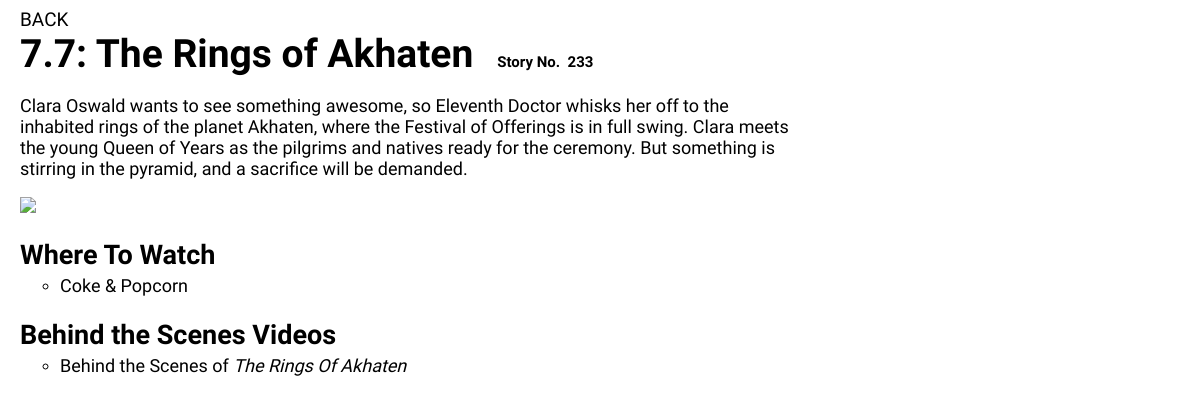
The page /episodes.php?episodeID=49 on the database as committed earlier.
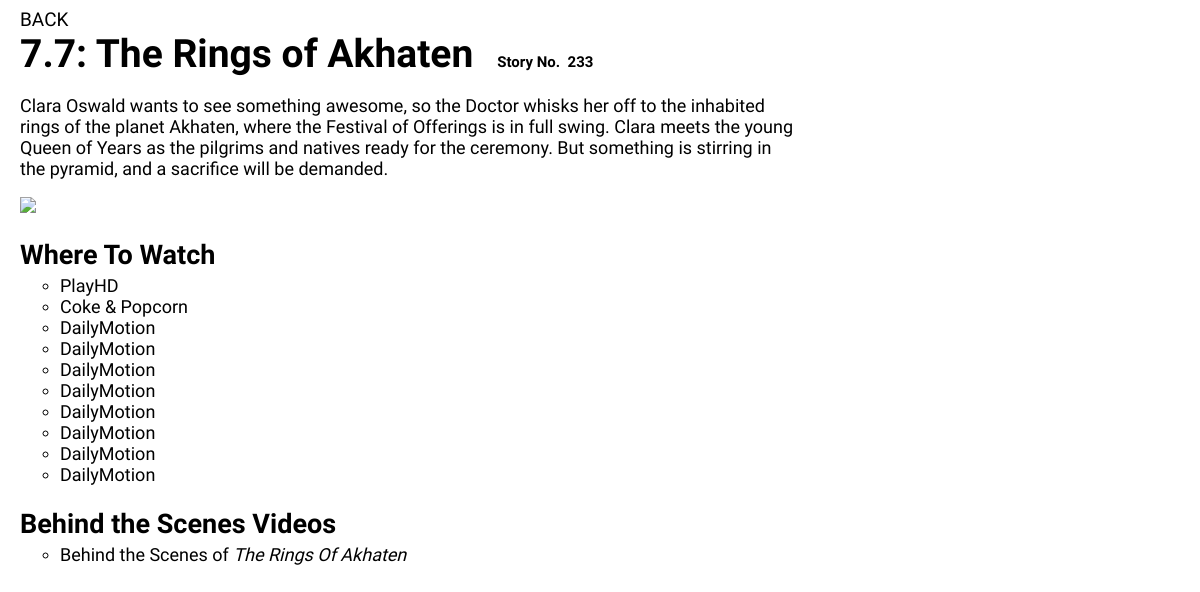
The same page on the database as committed later.
### tables this page shows
CREATE TABLE IF NOT EXISTS `Episodes` (
  `EpisodeID` int(11) NOT NULL,
  `Type` int(11) NOT NULL,
  `Title` varchar(100) NOT NULL,
  `Season` varchar(50) NOT NULL,
  `Story` varchar(50) NOT NULL,
  `Description` text NOT NULL
);

CREATE TABLE IF NOT EXISTS `WhereToWatch` (
  `Source` varchar(50) NOT NULL,
  `Link` varchar(500) NOT NULL,
  `LinkID` int(11) NOT NULL
);

CREATE TABLE IF NOT EXISTS `BehindTheScenes` (
  `Title` varchar(100) NOT NULL,
  `Link` varchar(767) NOT NULL,
  `LinkID` int(11) NOT NULL
);

### helper.php (called while the page is built, shortened)
<?php
function db_connect() {
    static $connection;
    if(!isset($connection)) {
        $config = parse_ini_file('../config.ini');
        $connection = mysqli_connect('localhost', $config['username'], $config['password'], $config['dbname']);
    }
    return $connection;
}
function db_query($query) {
    $connection = db_connect();
    $result = mysqli_query($connection,$query);
    return $result;
}
function db_select($query) {
    $rows = array();
    $result = db_query($query);
    while ($row = mysqli_fetch_assoc($result)) {
        $rows[] = $row;
    }
    return $rows;
}
?>

### episodes.php (the view, shortened to what this page needs)
<?php
	require("helper.php");
	$episodeID = $_GET['episodeID'];
	$ep2id = $episodeID + 1;
	$rows = db_select("SELECT * FROM `Episodes` WHERE `EpisodeID` = $episodeID");
	$rows2 = db_select("SELECT * FROM `Episodes` WHERE `EpisodeID` = $ep2id");
	$season2 = $rows2[0][Season];
	$title = $rows[0][Title];
	$desc = $rows[0][Description];
	$season = $rows[0][Season];
	$story = $rows[0][Story];
	$type = $rows[0][Type];
?>
<!DOCTYPE html>
<html>
<head>
	<link type="text/css" rel="stylesheet" href="episodes style.css">
</head>
<body onLoad="sortEpisodes();">
<a href="index.html">BACK</a>
<div id="left">
	<h1><?php echo $season; ?><?php if ($type == 1) { echo "/" . $season2; } ?>: <?php echo $title; ?></h1>
	<?php
	if ($story != '') {
		echo "<h3>Story&nbsp;No.&nbsp; $story</h3>";
	};
	?>
	<p><?php echo $desc; ?></p>
	<img <?php echo "src='Images/" . $episodeID . ".jpg'"; ?>/>
	<h2>Where To Watch<?php if ($type == 1) { echo " Part One"; } ?></h2>
	<ul>
	<?php
		$wtw = db_select("SELECT * FROM `WhereToWatch` WHERE `LinkID` = $episodeID");
		foreach($wtw as $x) {
			echo "<li><a href='" . $x[Link] . "'>" . $x[Source] . "</a></li>";
		}
	?>
	</ul>
	<?php
		$bts = db_select("SELECT * FROM `BehindTheScenes` WHERE `LinkID` = $episodeID");
		if ($bts != null) {
			echo "<h2>Behind the Scenes Videos</h2><ul>";
			foreach($bts as $x) {
				echo "<li><a href='" . $x[Link] . "'>" . $x[Title] . "</a></li>";
			}
			echo "</ul>";
		}
	?>
	</div>
<div id ="right">
</div>
</body>
</html>

### episodes style.css (style rules this page uses)
body { font-family: 'Maven Pro', sans-serif; margin-left: 20px; margin-right: 20px; }
a { text-decoration: none; color: black; font-size: 19px; }
li { list-style-type: circle; }
li a { font-size: calc(6px + 1vw); }
ul { margin-top: 4px; }
h1 { font-size: calc(3px + 3vw); display: inline; margin-bottom: 0px; }
h3 { display: inline; margin-left: 20px; font-size: calc(3px + 1vw); }
h2 { font-size: calc(3px + 2vw); margin-bottom: 4px; }
p { font-size: calc(6px + 1vw); }
img { width: 40vw; height: auto; }
#left { margin-right: 33%; }
#right { margin-left: 10px; float: right; width: 33%; display: block; position: fixed; top: 0px; right: 0px; text-align: right; height: 100%; overflow: auto; margin-right: 10px; }

Rows that differ between the two databases and show on the page:
changed episodes "The Rings of Akhaten": Description "…see something awesome, so Eleventh Doctor whisks her off…" → "…see something awesome, so the Doctor whisks her off…"
added wheretowatch: Source "PlayHD"
added wheretowatch: Source "DailyMotion"
added wheretowatch: Source "DailyMotion"
added wheretowatch: Source "DailyMotion"
added wheretowatch: Source "DailyMotion"
added wheretowatch: Source "DailyMotion"
added wheretowatch: Source "DailyMotion"
added wheretowatch: Source "DailyMotion"
added wheretowatch: Source "DailyMotion"
